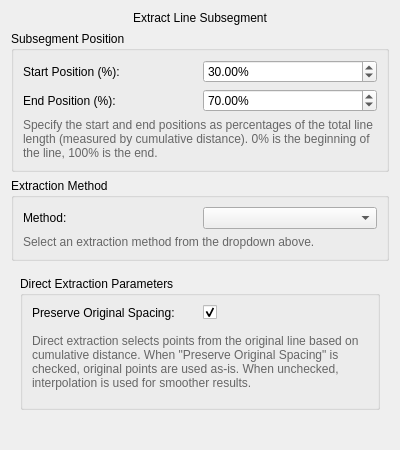
<?xml version="1.0" encoding="UTF-8"?>
<ui version="4.0">
 <class>LineSubsegment_Widget</class>
 <widget class="QWidget" name="LineSubsegment_Widget">
  <property name="geometry">
   <rect>
    <x>0</x>
    <y>0</y>
    <width>400</width>
    <height>450</height>
   </rect>
  </property>
  <property name="windowTitle">
   <string>Extract Line Subsegment</string>
  </property>
  <layout class="QVBoxLayout" name="verticalLayout">
   <item>
    <widget class="QLabel" name="titleLabel">
     <property name="text">
      <string>Extract Line Subsegment</string>
     </property>
     <property name="alignment">
      <set>Qt::AlignCenter</set>
     </property>
     <property name="margin">
      <number>5</number>
     </property>
    </widget>
   </item>
   
   <!-- Position Selection Group -->
   <item>
    <widget class="QGroupBox" name="positionGroupBox">
     <property name="title">
      <string>Subsegment Position</string>
     </property>
     <layout class="QGridLayout" name="positionGridLayout">
      <item row="0" column="0">
       <widget class="QLabel" name="startPositionLabel">
        <property name="text">
         <string>Start Position (%):</string>
        </property>
       </widget>
      </item>
      <item row="0" column="1">
       <widget class="QDoubleSpinBox" name="startPositionSpinBox">
        <property name="minimum">
         <double>0.000000000000000</double>
        </property>
        <property name="maximum">
         <double>100.000000000000000</double>
        </property>
        <property name="singleStep">
         <double>1.000000000000000</double>
        </property>
        <property name="value">
         <double>30.000000000000000</double>
        </property>
        <property name="suffix">
         <string>%</string>
        </property>
       </widget>
      </item>
      
      <item row="1" column="0">
       <widget class="QLabel" name="endPositionLabel">
        <property name="text">
         <string>End Position (%):</string>
        </property>
       </widget>
      </item>
      <item row="1" column="1">
       <widget class="QDoubleSpinBox" name="endPositionSpinBox">
        <property name="minimum">
         <double>0.000000000000000</double>
        </property>
        <property name="maximum">
         <double>100.000000000000000</double>
        </property>
        <property name="singleStep">
         <double>1.000000000000000</double>
        </property>
        <property name="value">
         <double>70.000000000000000</double>
        </property>
        <property name="suffix">
         <string>%</string>
        </property>
       </widget>
      </item>
      
      <item row="2" column="0" colspan="2">
       <widget class="QLabel" name="positionDescriptionLabel">
        <property name="text">
         <string>Specify the start and end positions as percentages of the total line length (measured by cumulative distance). 0% is the beginning of the line, 100% is the end.</string>
        </property>
        <property name="wordWrap">
         <bool>true</bool>
        </property>
        <property name="styleSheet">
         <string>color: #666;</string>
        </property>
       </widget>
      </item>
     </layout>
    </widget>
   </item>
   
   <!-- Extraction Method Group -->
   <item>
    <widget class="QGroupBox" name="methodGroupBox">
     <property name="title">
      <string>Extraction Method</string>
     </property>
     <layout class="QVBoxLayout" name="methodLayout">
      <item>
       <layout class="QHBoxLayout" name="methodSelectionLayout">
        <item>
         <widget class="QLabel" name="methodLabel">
          <property name="text">
           <string>Method:</string>
          </property>
         </widget>
        </item>
        <item>
         <widget class="QComboBox" name="methodComboBox">
         </widget>
        </item>
       </layout>
      </item>
      <item>
       <widget class="QLabel" name="methodDescriptionLabel">
        <property name="text">
         <string>Select an extraction method from the dropdown above.</string>
        </property>
        <property name="wordWrap">
         <bool>true</bool>
        </property>
        <property name="styleSheet">
         <string>color: #666;</string>
        </property>
       </widget>
      </item>
     </layout>
    </widget>
   </item>
   
   <!-- Method-specific Parameters -->
   <item>
    <widget class="QStackedWidget" name="methodStackedWidget">
     <property name="currentIndex">
      <number>0</number>
     </property>
     
     <!-- Direct Method Page -->
     <widget class="QWidget" name="directPage">
      <layout class="QVBoxLayout" name="directLayout">
       <item>
        <widget class="QGroupBox" name="directParametersGroupBox">
         <property name="title">
          <string>Direct Extraction Parameters</string>
         </property>
         <layout class="QGridLayout" name="directParametersLayout">
          <item row="0" column="0">
           <widget class="QLabel" name="preserveSpacingLabel">
            <property name="text">
             <string>Preserve Original Spacing:</string>
            </property>
           </widget>
          </item>
          <item row="0" column="1">
           <widget class="QCheckBox" name="preserveSpacingCheckBox">
            <property name="checked">
             <bool>true</bool>
            </property>
           </widget>
          </item>
          <item row="1" column="0" colspan="2">
           <widget class="QLabel" name="directDescriptionLabel">
            <property name="text">
             <string>Direct extraction selects points from the original line based on cumulative distance. When "Preserve Original Spacing" is checked, original points are used as-is. When unchecked, interpolation is used for smoother results.</string>
            </property>
            <property name="wordWrap">
             <bool>true</bool>
            </property>
            <property name="styleSheet">
             <string>color: #666;</string>
            </property>
           </widget>
          </item>
         </layout>
        </widget>
       </item>
      </layout>
     </widget>
     
     <!-- Parametric Method Page -->
     <widget class="QWidget" name="parametricPage">
      <layout class="QVBoxLayout" name="parametricLayout">
       <item>
        <widget class="QGroupBox" name="parametricParametersGroupBox">
         <property name="title">
          <string>Parametric Extraction Parameters</string>
         </property>
         <layout class="QGridLayout" name="parametricParametersLayout">
          <item row="0" column="0">
           <widget class="QLabel" name="polynomialOrderLabel">
            <property name="text">
             <string>Polynomial Order:</string>
            </property>
           </widget>
          </item>
          <item row="0" column="1">
           <widget class="QSpinBox" name="polynomialOrderSpinBox">
            <property name="minimum">
             <number>2</number>
            </property>
            <property name="maximum">
             <number>10</number>
            </property>
            <property name="value">
             <number>3</number>
            </property>
           </widget>
          </item>
          
          <item row="1" column="0">
           <widget class="QLabel" name="outputPointsLabel">
            <property name="text">
             <string>Output Points:</string>
            </property>
           </widget>
          </item>
          <item row="1" column="1">
           <widget class="QSpinBox" name="outputPointsSpinBox">
            <property name="minimum">
             <number>5</number>
            </property>
            <property name="maximum">
             <number>1000</number>
            </property>
            <property name="value">
             <number>50</number>
            </property>
           </widget>
          </item>
          
          <item row="2" column="0" colspan="2">
           <widget class="QLabel" name="parametricDescriptionLabel">
            <property name="text">
             <string>Parametric extraction fits polynomials to the entire line using distance-based parameterization and generates a smooth subsegment with the specified number of output points. Higher polynomial orders provide better fitting but require more input points.</string>
            </property>
            <property name="wordWrap">
             <bool>true</bool>
            </property>
            <property name="styleSheet">
             <string>color: #666;</string>
            </property>
           </widget>
          </item>
         </layout>
        </widget>
       </item>
      </layout>
     </widget>
    </widget>
   </item>
   
   <!-- Warning Label -->
   <item>
    <widget class="QLabel" name="warningLabel">
     <property name="text">
      <string></string>
     </property>
     <property name="wordWrap">
      <bool>true</bool>
     </property>
     <property name="styleSheet">
      <string>color: #d32f2f; font-weight: bold;</string>
     </property>
    </widget>
   </item>
   
   <item>
    <spacer name="verticalSpacer">
     <property name="orientation">
      <enum>Qt::Vertical</enum>
     </property>
     <property name="sizeHint" stdset="0">
      <size>
       <width>20</width>
       <height>40</height>
      </size>
     </property>
    </spacer>
   </item>
  </layout>
 </widget>
 <resources/>
 <connections/>
</ui> 
